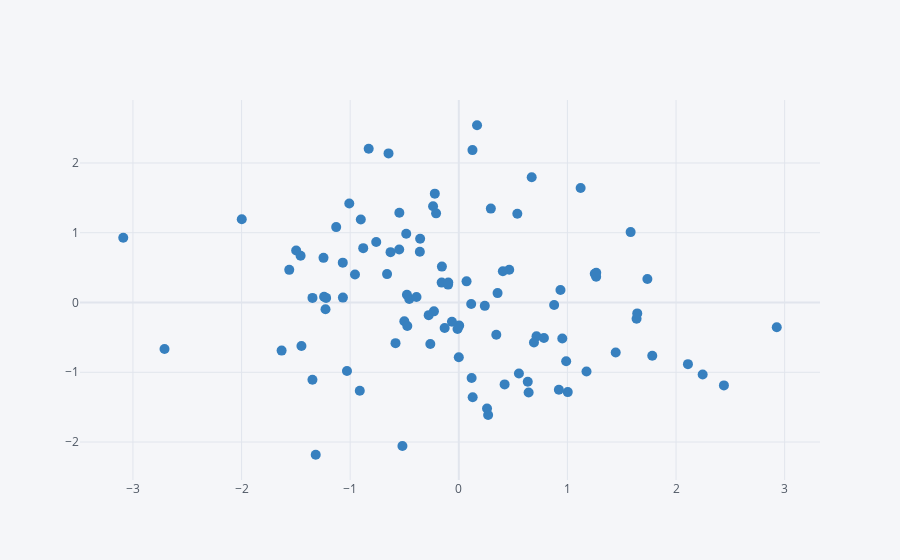

Write notebook code for a chart like this one.
### Markdown cell above
### Scatter Plot

### Code cell
df.iplot(kind='scatter',x='A',y='B',mode='markers',color='blue',size=10)
